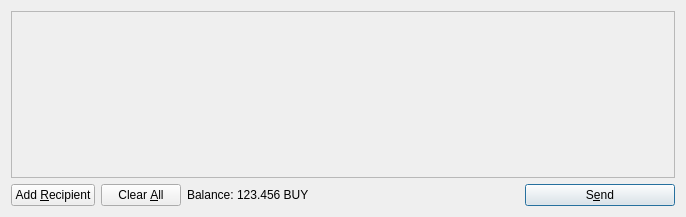
<?xml version="1.0" encoding="UTF-8"?>
<ui version="4.0">
 <class>SendCoinsDialog</class>
 <widget class="QDialog" name="SendCoinsDialog">
  <property name="geometry">
   <rect>
    <x>0</x>
    <y>0</y>
    <width>686</width>
    <height>217</height>
   </rect>
  </property>
  <property name="windowTitle">
   <string>Send Coins</string>
  </property>
  <layout class="QVBoxLayout" name="verticalLayout">
   <item>
    <widget class="QScrollArea" name="scrollArea">
     <property name="widgetResizable">
      <bool>true</bool>
     </property>
     <widget class="QWidget" name="scrollAreaWidgetContents">
      <property name="geometry">
       <rect>
        <x>0</x>
        <y>0</y>
        <width>666</width>
        <height>165</height>
       </rect>
      </property>
      <layout class="QVBoxLayout" name="verticalLayout_2">
       <property name="margin">
        <number>0</number>
       </property>
       <item>
        <layout class="QVBoxLayout" name="entries">
         <property name="spacing">
          <number>6</number>
         </property>
        </layout>
       </item>
       <item>
        <spacer name="verticalSpacer">
         <property name="orientation">
          <enum>Qt::Vertical</enum>
         </property>
         <property name="sizeHint" stdset="0">
          <size>
           <width>20</width>
           <height>40</height>
          </size>
         </property>
        </spacer>
       </item>
      </layout>
     </widget>
    </widget>
   </item>
   <item>
    <layout class="QHBoxLayout" name="horizontalLayout">
     <item>
      <widget class="QPushButton" name="addButton">
       <property name="toolTip">
        <string>Send to multiple recipients at once</string>
       </property>
       <property name="text">
        <string>Add &amp;Recipient</string>
       </property>
       <property name="icon">
        <iconset resource="../bitcoin.qrc">
         <normaloff>:/icons/add</normaloff>:/icons/add</iconset>
       </property>
       <property name="autoDefault">
        <bool>false</bool>
       </property>
      </widget>
     </item>
     <item>
      <widget class="QPushButton" name="clearButton">
       <property name="sizePolicy">
        <sizepolicy hsizetype="Minimum" vsizetype="Fixed">
         <horstretch>0</horstretch>
         <verstretch>0</verstretch>
        </sizepolicy>
       </property>
       <property name="toolTip">
        <string>Remove all transaction fields</string>
       </property>
       <property name="text">
        <string>Clear &amp;All</string>
       </property>
       <property name="icon">
        <iconset resource="../bitcoin.qrc">
         <normaloff>:/icons/remove</normaloff>:/icons/remove</iconset>
       </property>
       <property name="autoRepeatDelay">
        <number>300</number>
       </property>
       <property name="autoDefault">
        <bool>false</bool>
       </property>
      </widget>
     </item>
     <item>
      <layout class="QHBoxLayout" name="horizontalLayout_2">
       <property name="spacing">
        <number>3</number>
       </property>
       <item>
        <widget class="QLabel" name="label">
         <property name="text">
          <string>Balance:</string>
         </property>
        </widget>
       </item>
       <item>
        <widget class="QLabel" name="labelBalance">
         <property name="cursor">
          <cursorShape>IBeamCursor</cursorShape>
         </property>
         <property name="text">
          <string>123.456 BUY</string>
         </property>
         <property name="textInteractionFlags">
          <set>Qt::LinksAccessibleByMouse|Qt::TextSelectableByKeyboard|Qt::TextSelectableByMouse</set>
         </property>
        </widget>
       </item>
      </layout>
     </item>
     <item>
      <spacer name="horizontalSpacer">
       <property name="orientation">
        <enum>Qt::Horizontal</enum>
       </property>
       <property name="sizeHint" stdset="0">
        <size>
         <width>40</width>
         <height>20</height>
        </size>
       </property>
      </spacer>
     </item>
     <item>
      <widget class="QPushButton" name="sendButton">
       <property name="minimumSize">
        <size>
         <width>150</width>
         <height>0</height>
        </size>
       </property>
       <property name="toolTip">
        <string>Confirm the send action</string>
       </property>
       <property name="text">
        <string>S&amp;end</string>
       </property>
       <property name="icon">
        <iconset resource="../bitcoin.qrc">
         <normaloff>:/icons/send</normaloff>:/icons/send</iconset>
       </property>
       <property name="default">
        <bool>true</bool>
       </property>
      </widget>
     </item>
    </layout>
   </item>
  </layout>
 </widget>
 <resources>
  <include location="../bitcoin.qrc"/>
 </resources>
 <connections/>
</ui>
